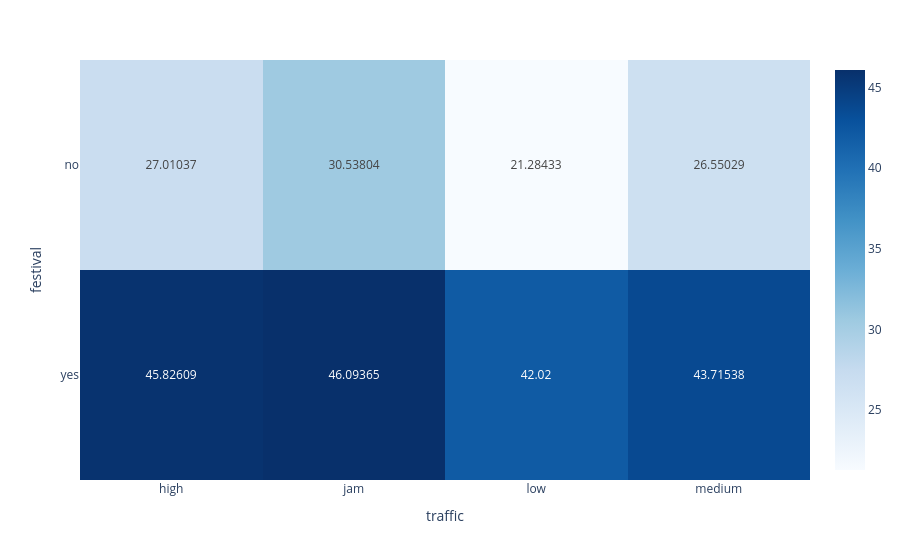

Notebook source saved alongside this figure:
### Markdown cell above
(1) Electric Scooter has the lowest Mean delivery time regardless of the traffic with less outliers.  
(2) Motorcycle has the highest median delivery time regardless of the traffic with more outliers.

### Code cell
multivariate_analysis('time','traffic','festival')

### Figure 1 — Plotly figure (JSON) as saved in the notebook; plotly's stock layout.template omitted (floating-point values rounded to 4 significant figures)
{"data": [{"coloraxis": "coloraxis", "hovertemplate": "traffic: %{x}<br>festival: %{y}<br>color: %{z}<extra></extra>", "name": "0", "texttemplate": "%{z}", "type": "heatmap", "x": ["high", "jam", "low", "medium"], "xaxis": "x", "y": ["no", "yes"], "yaxis": "y", "z": [[27.01, 30.54, 21.28, 26.55], [45.83, 46.09, 42.02, 43.72]]}], "layout": {"coloraxis": {"colorscale": [[0, "rgb(247,251,255)"], [0.125, "rgb(222,235,247)"], [0.25, "rgb(198,219,239)"], [0.375, "rgb(158,202,225)"], [0.5, "rgb(107,174,214)"], [0.625, "rgb(66,146,198)"], [0.75, "rgb(33,113,181)"], [0.875, "rgb(8,81,156)"], [1, "rgb(8,48,107)"]]}, "margin": {"t": 60}, "xaxis": {"anchor": "y", "domain": [0, 1], "title": {"text": "traffic"}}, "yaxis": {"anchor": "x", "autorange": "reversed", "domain": [0, 1], "title": {"text": "festival"}}}}
